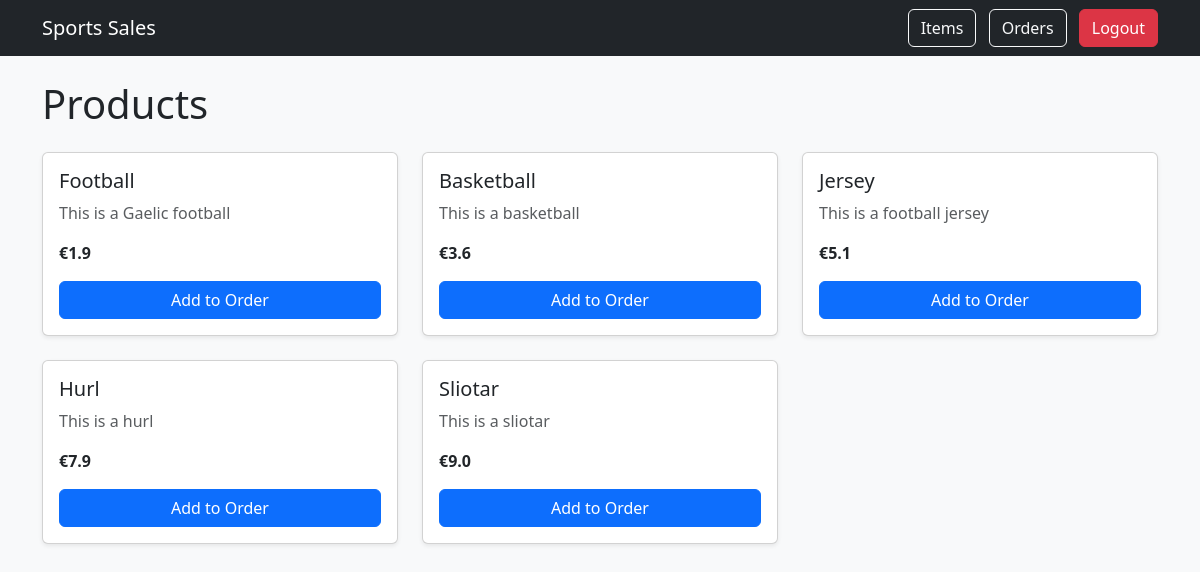
The page /item/ on the database its author committed.
### SportsSalesApp/models.py (models this page shows, shortened)
class Item(models.Model):
    item_id = models.IntegerField(primary_key = True)
    name = models.CharField(max_length = 30)
    price = models.FloatField()
    description = models.CharField(max_length = 30)

### SportsSalesApp/views.py (the view)
# urls.py: path('item/', views.items),
def items(request):
    items = Item.objects.all()
    return render(request, 'item.html', {'items': items})

### SportsSalesApp/templates/item.html (shortened to what this page needs)
<!DOCTYPE html>
<html lang="en">
<head>
    <link href="https://cdn.jsdelivr.net/npm/bootstrap@5.3.0/dist/css/bootstrap.min.css" rel="stylesheet">
</head>
<body class="bg-light">
<nav class="navbar navbar-dark bg-dark mb-4">
  <div class="container">
    <a class="navbar-brand" href="/item/">Sports Sales</a>
    <div>
      <a href="/item/" class="btn btn-outline-light me-2">Items</a>
      <a href="/order/" class="btn btn-outline-light me-2">Orders</a>
      <form action="/logout/" method="post" style="display:inline;">
        <button class="btn btn-danger">Logout</button>
      </form>
    </div>
  </div>
</nav>
<div class="container">
    <h1 class="mb-4">Products</h1>
    <div class="row">
        {% for item in items %}
        <div class="col-md-4">
            <div class="card mb-4 shadow-sm">
                <div class="card-body">
                    <h5 class="card-title">{{ item.name }}</h5>
                    <p class="text-muted">{{ item.description }}</p>
                    <p><strong>€{{ item.price }}</strong></p>
                    <form method="post" action="/order/">
                        <button class="btn btn-primary w-100">Add to Order</button>
                    </form>
                </div>
            </div>
        </div>
        {% endfor %}
    </div>
</div>
</body>
</html>

### rows shown on the page
Item: name "Football", description "This is a Gaelic football", price "1.9"
Item: name "Basketball", description "This is a basketball", price "3.6"
Item: name "Jersey", description "This is a football jersey", price "5.1"
Item: name "Hurl", description "This is a hurl", price "7.9"
Item: name "Sliotar", description "This is a sliotar", price "9.0"
